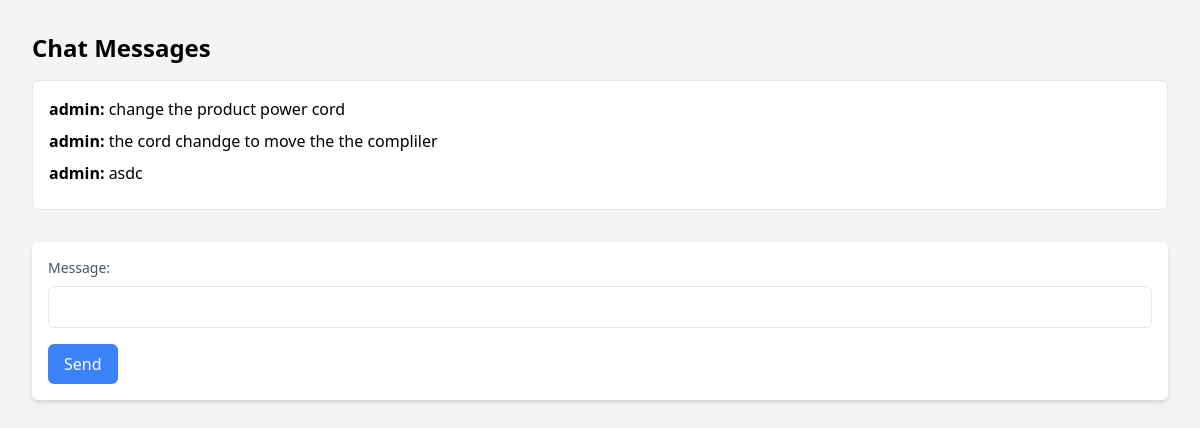
Screenshot of /c/1 with the database file from the repository.
### app/models.py (models this page shows)
class chat(models.Model):
    user = models.ForeignKey(User, on_delete=models.CASCADE)
    message_f = models.CharField( max_length=1000)
    t =   models.CharField( max_length=1000)

### app/views.py (the view)
# urls.py: path('c/<int:id>',views.c,name="c"),
def c(request , id ):
    n = chat.objects.filter(user__id = id)
    t  = chat.objects.filter(user__id = id).first()
    print(t.user.username)
    if request.method == 'POST':
        m = request.POST.get('m')
        chat.objects.create(user = request.user , message_f = m , t = t.user.username ).save()
        return redirect (chatt)
    return render ( request , 'app/c.html' , {'n' : n})

### app/templates/app/c.html (shortened to what this page needs)
<!DOCTYPE html>
<html lang="en">
<head>
    <link rel="stylesheet" href="https://cdn.jsdelivr.net/npm/tailwindcss@2.2.19/dist/tailwind.min.css">
</head>
<body class="font-sans bg-gray-100 p-8">
    <div class="max-w-screen-xl mx-auto">
        <div class="mb-8">
            <h2 class="text-2xl font-semibold mb-4">Chat Messages</h2>
            <div class="overflow-y-auto max-h-64 border rounded-md p-4 bg-white">
                {% for message in n %}
                    <div class="mb-2">
                        <span class="font-semibold">{{ message.user.username }}:</span>
                        <span>{{ message.message_f }}</span>
                    </div>
                {% endfor %}
            </div>
        </div>
        <form action="" method="post" class="bg-white p-4 rounded-md shadow-md">
            <label for="m" class="block text-sm font-medium text-gray-600 mb-2">Message:</label>
            <input type="text" id="m" name="m" class="w-full border rounded-md py-2 px-3 focus:outline-none focus:border-blue-500 mb-4">
            <button type="submit" class="bg-blue-500 text-white py-2 px-4 rounded-md hover:bg-blue-600 focus:outline-none">Send</button>
        </form>
    </div>
</body>
</html>

### rows the page displays
chat: user.username "admin", message_f "change the product power cord"
chat: user.username "admin", message_f "the cord chandge to move the the compliler"
chat: user.username "admin", message_f "asdc"
